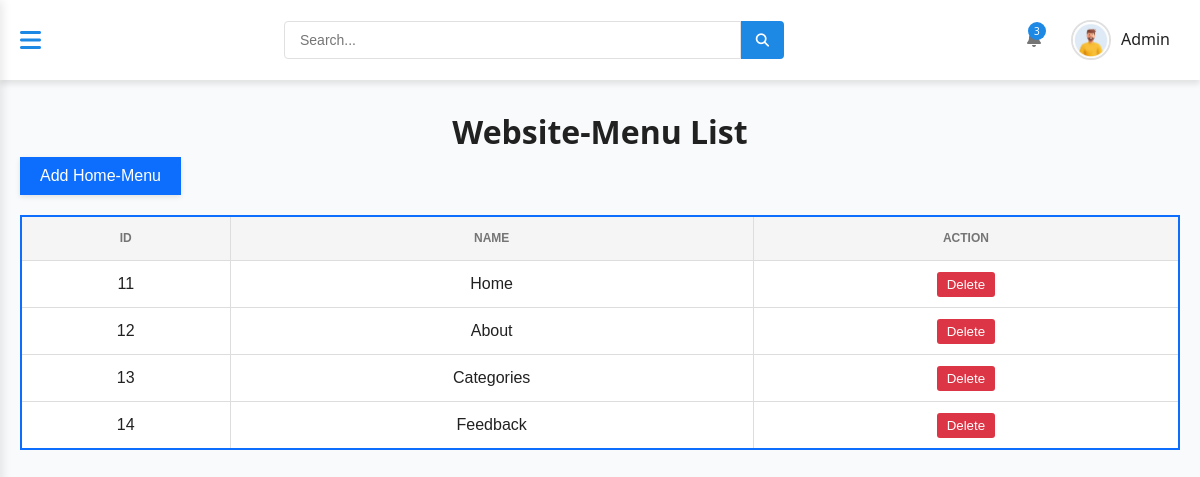
Page /BlogWebsite/dashbaord/menu.php (signed in) on the committed database.
### tables this page shows
CREATE TABLE `users` (
  `id` int(11) NOT NULL,
  `name` varchar(191) DEFAULT NULL,
  `email` varchar(21) DEFAULT NULL,
  `password` varchar(16) DEFAULT NULL,
  `image` varchar(100) DEFAULT NULL,
  `role` varchar(10) DEFAULT NULL,
  `status` varchar(20) NOT NULL
);

CREATE TABLE `menus` (
  `id` int(11) NOT NULL,
  `name` varchar(100) DEFAULT NULL
);

### BlogWebsite/dashbaord/menu.php (the view, shortened to what this page needs)
<?php
require_once '../include/header.php';
?>
<br>
<h1 style='text-align: center;'>Website-Menu List</h1>
<a href="menucreate.php"><button style="
    background-color: #0d6efd;
    color: white;
    border: none;
    padding: 10px 20px;
    margin-left: 20px;
    margin-bottom: 20px;
    font-size: 16px;
    font-weight: 500;
    cursor: pointer;
    transition: background-color 0.3s, transform 0.2s;
    box-shadow: 0 2px 5px rgba(0, 0, 0, 0.1);
">
        Add Home-Menu
    </button></a>
<div class="container">
    <div style="overflow-x: auto;">
        <table style="width: 100%; border-collapse: collapse; border: 2px solid #0d6efd; font-family: Arial, sans-serif;">
            <thead>
                <tr style="background-color: #0d6efd; color: white;">
                    <th style="padding: 12px; border: 1px solid #ddd; text-align: center;">Id</th>
                    <th style="padding: 12px; border: 1px solid #ddd; text-align: center;">Name</th>
                    <th style="padding: 12px; border: 1px solid #ddd; text-align: center;">Action</th>
                </tr>
            </thead>
            <tbody>
                <?php
                include('../database.php');
                $sql = "SELECT * FROM `menus`";
                $query=mysqli_query($con,$sql);
                if(mysqli_num_rows($query)>0){
                    while($row=mysqli_fetch_assoc($query)){
                ?>
                        <tr style="background-color: white; transition: background 0.3s;">
                    <td style="padding: 10px; border: 1px solid #ddd; text-align: center;"><?php echo $row['id'];?></td>
                            <td style="padding: 10px; border: 1px solid #ddd; text-align: center;"><?php echo $row['name'];?></td>
                            <td style="padding: 10px; border: 1px solid #ddd; text-align: center;">
                                  <a href="deletemenu.php?id=<?php echo $row['id'];?>"><button style="background-color: #dc3545; color: white; border: none; padding: 5px 10px; border-radius: 3px; cursor: pointer;">Delete</button></a>
                            </td>
                        </tr>
            </tbody>
            <?php    }
                }?>
        </table>
        <br>
    </div>
</div>
<?php require_once '../include/footer.php';
?>

### BlogWebsite/include/header.php (shortened to what this page needs)
<?php
include('../database.php');
?>
<!DOCTYPE html>
<html lang="en">
<head>
    <link rel="stylesheet" href="https://cdnjs.cloudflare.com/ajax/libs/font-awesome/6.4.0/css/all.min.css">
    <link rel="stylesheet" href="../dashboard/adminAssets/style.css">
</head>
<body>
    <div class="dashboard">
        <div class="main-content">
            <nav class="top-nav">
                <div class="container">
                    <div class="nav-content">
                        <div class="mobile-menu-btn">
                            <i class="fas fa-bars"></i>
                        </div>
                        <div class="search-bar">
                            <input type="text" placeholder="Search...">
                            <button><i class="fas fa-search"></i></button>
                        </div>
                        <div class="user-menu">
                            <div class="notification-icon">
                                <span class="notification-badge">3</span>
                            </div>
                            <div class="user-profile">
                                <?php
                                $user_id = $_SESSION['id'];
                                $sql = "SELECT * FROM `users` WHERE id = '$user_id'";
                                $result = mysqli_query($con, $sql);
                                if (mysqli_num_rows($result)) {
                                    $row = mysqli_fetch_assoc($result);
                                    $image_path = !empty($row['image']) ? "../uploads-profileimage/" . $row['image'] : "../uploads-profileimage/default.jpg";
                                ?>
                                    <img src="<?php echo $image_path; ?>" alt="User" class="user-avatar">
                                    <span class="user-name"><?php echo $_SESSION['role']; ?></span>
                                <?php } ?>
                            </div>
                        </div>
                    </div>
                </div>
            </nav>

### BlogWebsite/adminAssets/style.css (style rules this page uses)
:root { --primary-color: #1e88e5; --primary-dark: #1565c0; --primary-light: #42a5f5; --sidebar-blue: #1976D2; --sidebar-dark: #0D47A1; --white: #ffffff; --light-gray: #f5f5f5; --medium-gray: #e0e0e0; --dark-gray: #757575; --black: #212121; --shadow: 0 4px 6px rgba(0, 0, 0, 0.1); --transition: all 0.3s ease; }
* { margin: 0; padding: 0; box-sizing: border-box; }
body { font-family: 'Segoe UI', Tahoma, Geneva, Verdana, sans-serif; line-height: 1.6; color: var(--black); background-color: #f9fafb; overflow-x: hidden; }
.container { width: 100%; max-width: 1200px; margin: 0 auto; padding: 0 20px; }
.dashboard { display: flex; min-height: 100vh; }
.main-content { flex: 1; transition: var(--transition); width: 100%; min-height: 100vh; margin-left: 0; }
.top-nav { background: var(--white); padding: 15px 0; box-shadow: var(--shadow); position: sticky; top: 0; z-index: 90; }
.nav-content { display: flex; justify-content: space-between; align-items: center; }
.search-bar { flex: 1; max-width: 500px; display: flex; margin-right: 20px; }
.search-bar input { flex: 1; padding: 10px 15px; border: 1px solid var(--medium-gray); border-radius: 4px 0 0 4px; font-size: 14px; transition: var(--transition); }
.search-bar button { background: var(--primary-color); color: var(--white); border: none; padding: 0 15px; border-radius: 0 4px 4px 0; cursor: pointer; transition: var(--transition); }
.user-menu { display: flex; align-items: center; position: relative; }
.notification-icon { position: relative; margin-right: 20px; color: var(--dark-gray); cursor: pointer; transition: var(--transition); }
.notification-badge { position: absolute; top: -5px; right: -5px; background: var(--primary-color); color: var(--white); width: 18px; height: 18px; border-radius: 50%; display: flex; align-items: center; justify-content: center; font-size: 10px; }
.user-profile { display: flex; align-items: center; cursor: pointer; position: relative; padding: 5px 10px; border-radius: 30px; transition: var(--transition); }
.user-avatar { width: 40px; height: 40px; border-radius: 50%; margin-right: 10px; object-fit: cover; border: 2px solid var(--medium-gray); transition: var(--transition); }
.user-name { font-weight: 500; }
table { width: 100%; border-collapse: collapse; }
th, td { padding: 12px 15px; text-align: left; border-bottom: 1px solid var(--medium-gray); }
th { background: var(--light-gray); color: var(--dark-gray); font-weight: 600; text-transform: uppercase; font-size: 12px; }
tr { transition: var(--transition); }
.mobile-menu-btn { display: none; font-size: 24px; cursor: pointer; color: var(--primary-color); margin-right: 20px; transition: var(--transition); }
@media (max-width: 1200px) { .mobile-menu-btn { display: block; } }

### rows in the picture
users: image (picture)
menus: id "11", name "Home"
menus: id "12", name "About"
menus: id "13", name "Categories"
menus: id "14", name "Feedback"

### other values in the picture
$_SESSION['role'] "Admin"
